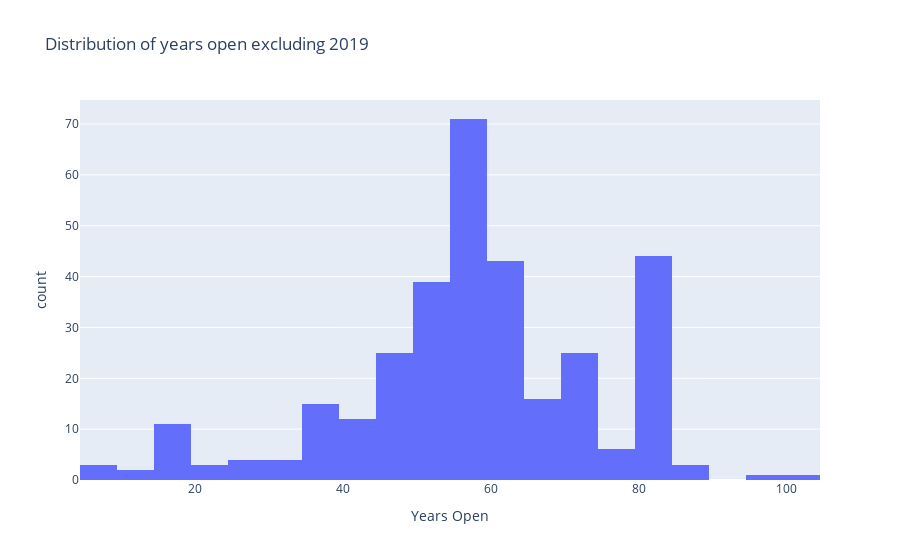

Notebook code for this chart:
### Code cell
fig_yearsOpen = px.histogram(ski_data, x= ski_data.yearsOpen[ski_data.yearsOpen < 1000], nbins=30, title= 'Distribution of years open excluding 2019')
fig_yearsOpen.update_xaxes(title_text = 'Years Open')
fig_yearsOpen.show()

### Figure 1 — Plotly figure (JSON) as saved in the notebook; plotly's stock layout.template omitted (floating-point values rounded to 4 significant figures; data arrays with more than 128 entries replaced by an {"elided": "..."} marker saying what was removed)
{"data": [{"alignmentgroup": "True", "bingroup": "x", "hovertemplate": "x=%{x}<br>count=%{y}<extra></extra>", "legendgroup": "", "marker": {"color": "#636efa", "pattern": {"shape": ""}}, "name": "", "nbinsx": 30, "offsetgroup": "", "orientation": "v", "showlegend": false, "type": "histogram", "x": {"elided": "328 int values"}, "xaxis": "x", "yaxis": "y"}], "layout": {"barmode": "relative", "legend": {"tracegroupgap": 0}, "title": {"text": "Distribution of years open excluding 2019"}, "xaxis": {"anchor": "y", "domain": [0, 1], "title": {"text": "Years Open"}}, "yaxis": {"anchor": "x", "domain": [0, 1], "title": {"text": "count"}}}}
